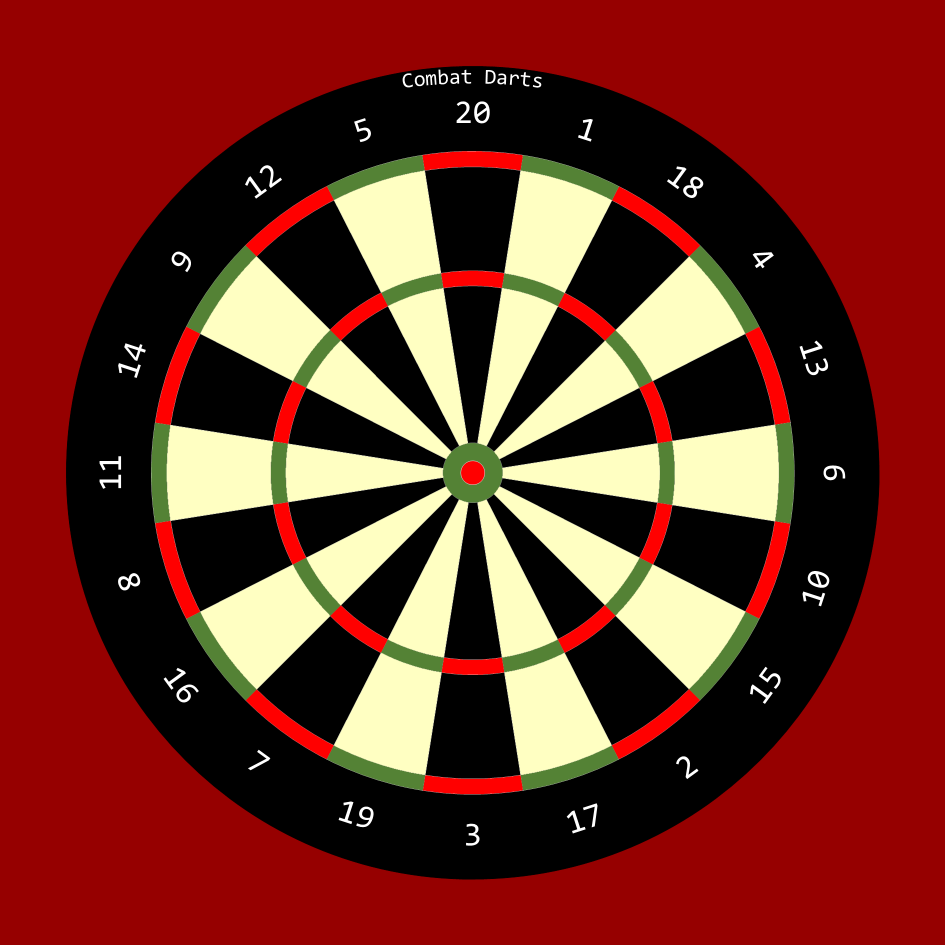
#> input picture Board_cd.png, 1890 x 1890 px (shown at 1/2 size)
$ python visualize_cd.py
#> lines starting #> are read from the running program, lines starting #| are printed output that depends on the picture
# -*- coding: utf-8 -*-

import numpy as np
from matplotlib import pyplot as plt

class Board_plot:
    def __init__(self, azi, rad):
        self.rad = []
        self.azi = []

        for (r, a) in zip(rad, azi):
            a += 900
            if r < 0:  # below bulls eye
                r = abs(r)
                a -= 18000  # revert azimuth (correction for <0 follows below)

            if a > 36000:  # correction of azimuth for <0° or >360°
                a -= 36000
            elif a < 0:
                a += 36000

            self.rad.append(r)
            self.azi.append(np.deg2rad(a/100))

    def new_plot(self):
        fig = plt.gcf()

        timer = fig.canvas.new_timer(interval=4000)  # creating a timer object and setting an interval of 4000 milliseconds
        timer.add_callback(self.close_event)

        axes_coords = [0, 0, 1, 1]
        pic = plt.imread('Board_cd.png')
#> pic is the input picture: shape (1890, 1890, 3) float32; mean R, G, B 0.45, 0.175, 0.129
        ax_image = fig.add_axes(axes_coords, label="__")
        ax_image.imshow(pic, alpha=1)
        ax_image.axis('off')  # don't show the axes ticks/lines/etc. associated with the image
        ax_image.grid(False)

        ax_polar = fig.add_axes(axes_coords, projection='polar', label="_")
        plt.tick_params(axis="both", which="both", bottom="off", top="off", labelbottom="off", left="off", right="off",
                        labelleft="off")
        plt.axis('off')
        ax_polar.scatter(self.azi, self.rad, marker="x", color="blue")
        ax_polar.set_ylim(0, 25000)
        ax_polar.set_xlim(0, 2 * np.pi)
        ax_polar.axis('off')  # don't show the axes ticks/lines/etc. associated with the image
        ax_polar.grid(False)
        ax_polar.set_theta_offset(0.5 * np.pi)
        ax_polar.set_theta_direction(direction=-1)

        timer.start()
        plt.show()
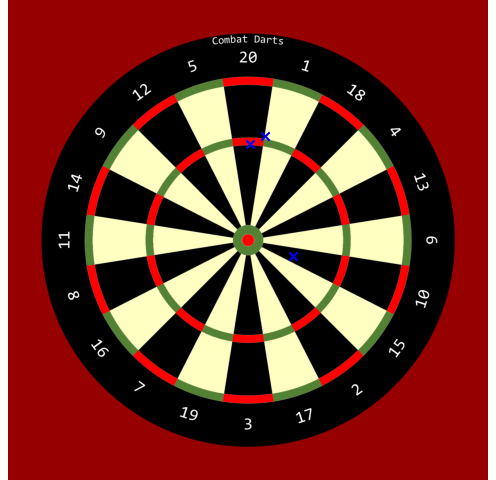
#> figure drawn by matplotlib, 2 panels

    def close_event(self):
        plt.close()

if __name__ == '__main__':
    rad = np.asarray([10000, 11000, 5000])
    azi = np.asarray([35200, 0, 10000])
    bp = Board_plot(rad=rad, azi=azi)
    bp.new_plot()

$ run again, with Board.png copied over Board_cd.png
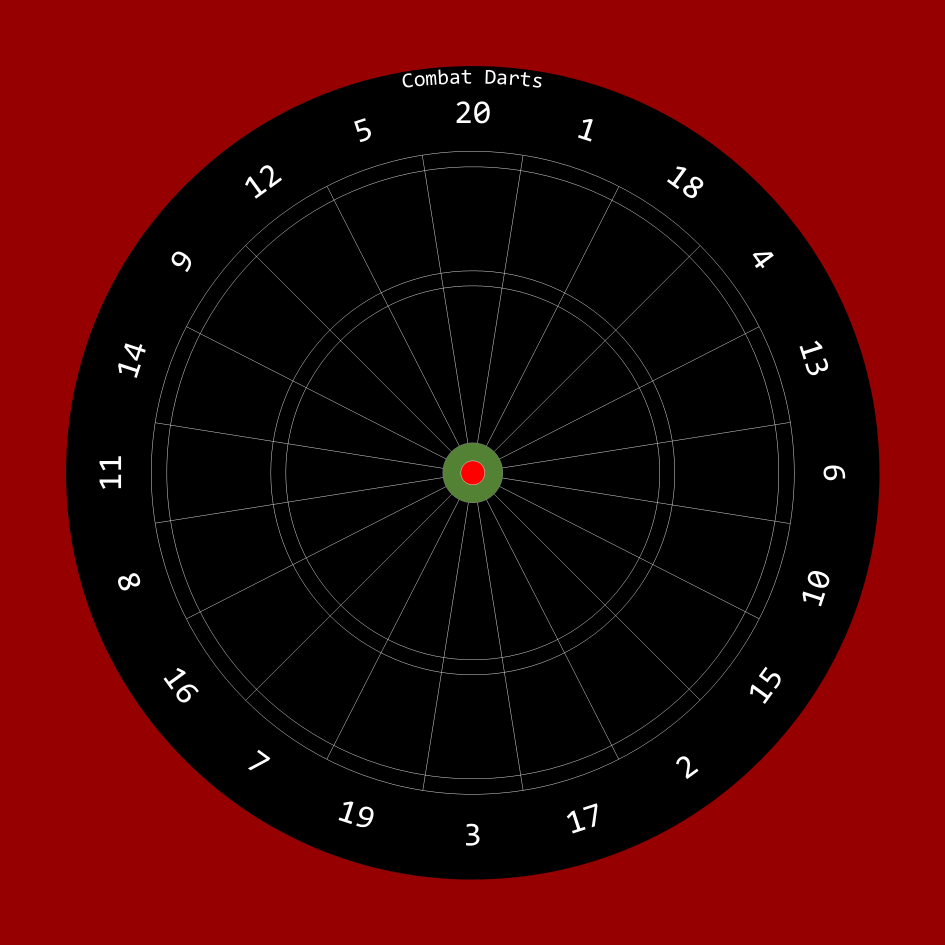
#> input picture Board.png, 1890 x 1890 px (shown at 1/2 size)
#> in new_plot, pic is the input picture: shape (1890, 1890, 3) float32; mean R, G, B 0.254, 0.0115, 0.0107
#> in new_plot, `plt.show()`:
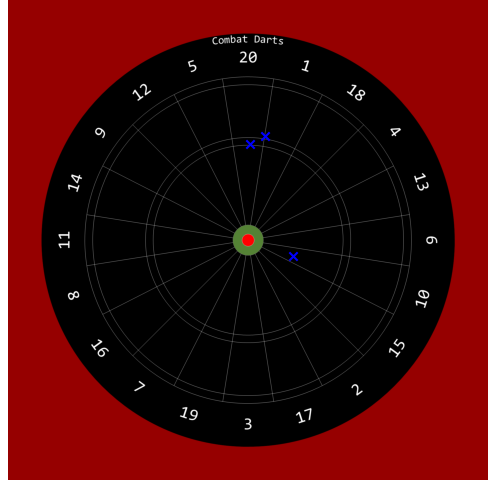
#> figure drawn by matplotlib, 2 panels
